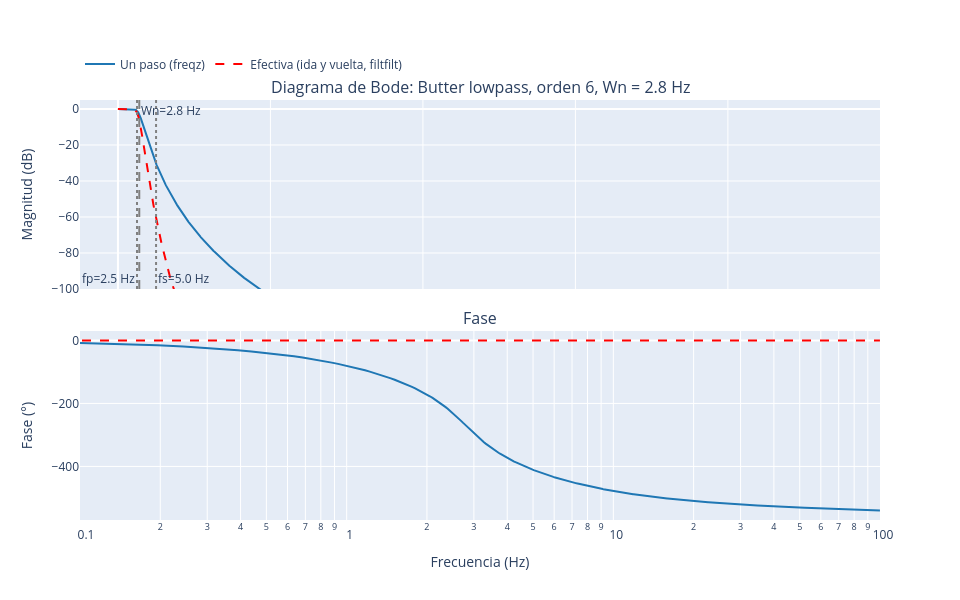
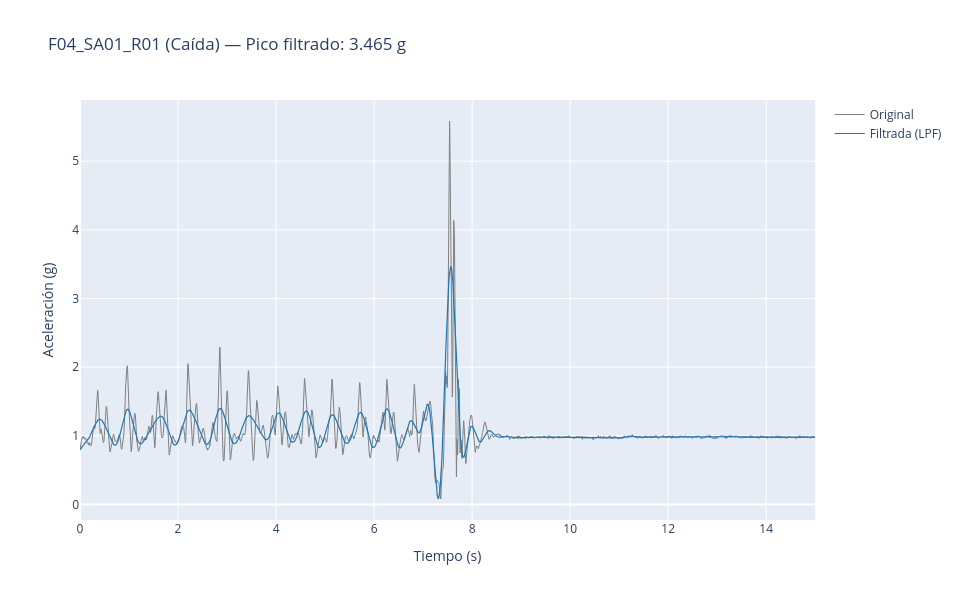

The cell these charts' notebook holds for them, in order:
### Code cell
from plotly.subplots import make_subplots

def graficar_bode():
    # Calculamos la respuesta en frecuencia del filtro digital LPF (w en Hz, h respuesta compleja)
    w, h = signal.sosfreqz(sos_lpf, worN=2048, fs=FS)
    
    # Convertimos la magnitud a decibelios (dB); usamos np.maximum para evitar log(0)
    mag_db = 20 * np.log10(np.maximum(np.abs(h), 1e-12))
    # Al aplicar filtfilt (ida y vuelta), la atenuación en dB se duplica
    mag_eff_db = 2 * mag_db
    # Extraemos la fase continua desenrollada y la pasamos de radianes a grados
    fase_deg = np.unwrap(np.angle(h)) * (180 / np.pi)
    # Desnormalizamos la frecuencia de corte Wn a Hz
    fc_hz = wn_lpf * (FS / 2)

    # Creamos una figura con 2 subgráficas apiladas que comparten el eje X (frecuencia)
    fig = make_subplots(
        rows=2, cols=1, shared_xaxes=True, vertical_spacing=0.1,
        subplot_titles=(
            f"Diagrama de Bode: Butter lowpass, orden {orden_lpf}, Wn = {fc_hz:.1f} Hz",
            "Fase"
        )
    )

    # Subgráfica 1: Magnitud de un solo paso vs. magnitud efectiva de fase cero
    fig.add_trace(go.Scatter(x=w, y=mag_db, name="Un paso (freqz)", line=dict(color="#1f77b4")), row=1, col=1)
    fig.add_trace(go.Scatter(x=w, y=mag_eff_db, name="Efectiva (ida y vuelta, filtfilt)", line=dict(color="red", dash="dash")), row=1, col=1)
    
    # Líneas verticales de referencia para las especificaciones del filtro (fp, Wn y fs)
    fig.add_vline(x=FPASO, line_dash="dot", line_color="gray", annotation_text=f"fp={FPASO} Hz", annotation_position="bottom left", row=1, col=1)
    fig.add_vline(x=fc_hz, line_dash="dash", line_color="gray", annotation_text=f"Wn={fc_hz:.1f} Hz", annotation_position="top right", row=1, col=1)
    fig.add_vline(x=FRECHAZO, line_dash="dot", line_color="gray", annotation_text=f"fs={FRECHAZO} Hz", annotation_position="bottom right", row=1, col=1)

    # Subgráfica 2: Fase introducida en un paso vs. fase nula (0°) lograda con filtfilt
    fig.add_trace(go.Scatter(x=w, y=fase_deg, name="Fase un paso", line=dict(color="#1f77b4"), showlegend=False), row=2, col=1)
    fig.add_trace(go.Scatter(x=w, y=np.zeros_like(w), name="Fase efectiva (0°)", line=dict(color="red", dash="dash"), showlegend=False), row=2, col=1)

    # Configuramos escala logarítmica en frecuencia (hasta Nyquist) y límites de los ejes Y
    fig.update_xaxes(type="log", range=[np.log10(0.1), np.log10(FS / 2)], title_text="Frecuencia (Hz)", row=2, col=1)
    fig.update_yaxes(range=[-100, 5], title_text="Magnitud (dB)", row=1, col=1)
    fig.update_yaxes(title_text="Fase (°)", row=2, col=1)
    
    # Relación de aspecto 16:10 (960 x 600 px): mismo alto que 4:3 pero 20% más ancho
    fig.update_layout(
        autosize=False,
        width=960,
        height=600,
        legend=dict(orientation="h", y=1.12)
    )
    fig.show()

def graficar_senal(df=df_senal, filtrada=senal_filtrada, ruta=Ruta, columna='ADXL'):
    # Identificamos si el archivo es actividad diaria (D) o caída (F) según su nombre
    clase = "ADL" if ruta.name.startswith("D") else "Caída"
    # Construimos el vector de tiempo en segundos a partir de la frecuencia de muestreo
    t = np.arange(len(df)) / FS

    # Superponemos la señal original y la señal filtrada (bajas frecuencias / postura)
    fig = go.Figure()
    fig.add_trace(go.Scatter(x=t, y=df[columna], name="Original", line=dict(color="gray", width=1)))
    fig.add_trace(go.Scatter(x=t, y=filtrada, name="Filtrada (LPF)", line=dict(color="#1f77b4", width=1.2)))
    
    # Relación de aspecto 16:10 (960 x 600 px)
    fig.update_layout(
        autosize=False,
        width=960,
        height=600,
        title=f"{ruta.stem} ({clase}) — Pico filtrado: {filtrada.abs().max():.3f} g",
        xaxis_title="Tiempo (s)",
        yaxis_title="Aceleración (g)",
        hovermode="x unified"
    )
    fig.show()

# Ejecutamos ambas visualizaciones
graficar_bode()
graficar_senal()

### Figure 1 — Plotly figure (JSON) as saved in the notebook; plotly's stock layout.template omitted (floating-point values rounded to 4 significant figures; data arrays with more than 128 entries replaced by an {"elided": "..."} marker saying what was removed)
{"data": [{"line": {"color": "#1f77b4"}, "name": "Un paso (freqz)", "type": "scatter", "x": {"elided": "2048 float values"}, "xaxis": "x", "y": {"elided": "2048 float values"}, "yaxis": "y"}, {"line": {"color": "red", "dash": "dash"}, "name": "Efectiva (ida y vuelta, filtfilt)", "type": "scatter", "x": {"elided": "2048 float values"}, "xaxis": "x", "y": {"elided": "2048 float values"}, "yaxis": "y"}, {"line": {"color": "#1f77b4"}, "name": "Fase un paso", "showlegend": false, "type": "scatter", "x": {"elided": "2048 float values"}, "xaxis": "x2", "y": {"elided": "2048 float values"}, "yaxis": "y2"}, {"line": {"color": "red", "dash": "dash"}, "name": "Fase efectiva (0°)", "showlegend": false, "type": "scatter", "x": {"elided": "2048 float values"}, "xaxis": "x2", "y": {"elided": "2048 float values"}, "yaxis": "y2"}], "layout": {"annotations": [{"font": {"size": 16}, "showarrow": false, "text": "Diagrama de Bode: Butter lowpass, orden 6, Wn = 2.8 Hz", "x": 0.5, "xanchor": "center", "xref": "paper", "y": 1, "yanchor": "bottom", "yref": "paper"}, {"font": {"size": 16}, "showarrow": false, "text": "Fase", "x": 0.5, "xanchor": "center", "xref": "paper", "y": 0.45, "yanchor": "bottom", "yref": "paper"}, {"showarrow": false, "text": "fp=2.5 Hz", "x": 2.5, "xanchor": "right", "xref": "x", "y": 0, "yanchor": "bottom", "yref": "y domain"}, {"showarrow": false, "text": "Wn=2.8 Hz", "x": 2.798, "xanchor": "left", "xref": "x", "y": 1, "yanchor": "top", "yref": "y domain"}, {"showarrow": false, "text": "fs=5.0 Hz", "x": 5, "xanchor": "left", "xref": "x", "y": 0, "yanchor": "bottom", "yref": "y domain"}], "autosize": false, "height": 600, "legend": {"orientation": "h", "y": 1.12}, "shapes": [{"line": {"color": "gray", "dash": "dot"}, "type": "line", "x0": 2.5, "x1": 2.5, "xref": "x", "y0": 0, "y1": 1, "yref": "y domain"}, {"line": {"color": "gray", "dash": "dash"}, "type": "line", "x0": 2.798, "x1": 2.798, "xref": "x", "y0": 0, "y1": 1, "yref": "y domain"}, {"line": {"color": "gray", "dash": "dot"}, "type": "line", "x0": 5, "x1": 5, "xref": "x", "y0": 0, "y1": 1, "yref": "y domain"}], "width": 960, "xaxis": {"anchor": "y", "domain": [0, 1], "matches": "x2", "showticklabels": false}, "xaxis2": {"anchor": "y2", "domain": [0, 1], "range": [-1, 2], "title": {"text": "Frecuencia (Hz)"}, "type": "log"}, "yaxis": {"anchor": "x", "domain": [0.55, 1], "range": [-100, 5], "title": {"text": "Magnitud (dB)"}}, "yaxis2": {"anchor": "x2", "domain": [0, 0.45], "title": {"text": "Fase (°)"}}}}

### Figure 2 — Plotly figure (JSON) as saved in the notebook; plotly's stock layout.template omitted (floating-point values rounded to 4 significant figures; data arrays with more than 128 entries replaced by an {"elided": "..."} marker saying what was removed)
{"data": [{"line": {"color": "gray", "width": 1}, "name": "Original", "type": "scatter", "x": {"elided": "3000 float values"}, "y": {"elided": "3000 float values"}}, {"line": {"color": "#1f77b4", "width": 1.2}, "name": "Filtrada (LPF)", "type": "scatter", "x": {"elided": "3000 float values"}, "y": {"elided": "3000 float values"}}], "layout": {"autosize": false, "height": 600, "hovermode": "x unified", "title": {"text": "F04_SA01_R01 (Caída) — Pico filtrado: 3.465 g"}, "width": 960, "xaxis": {"title": {"text": "Tiempo (s)"}}, "yaxis": {"title": {"text": "Aceleración (g)"}}}}
